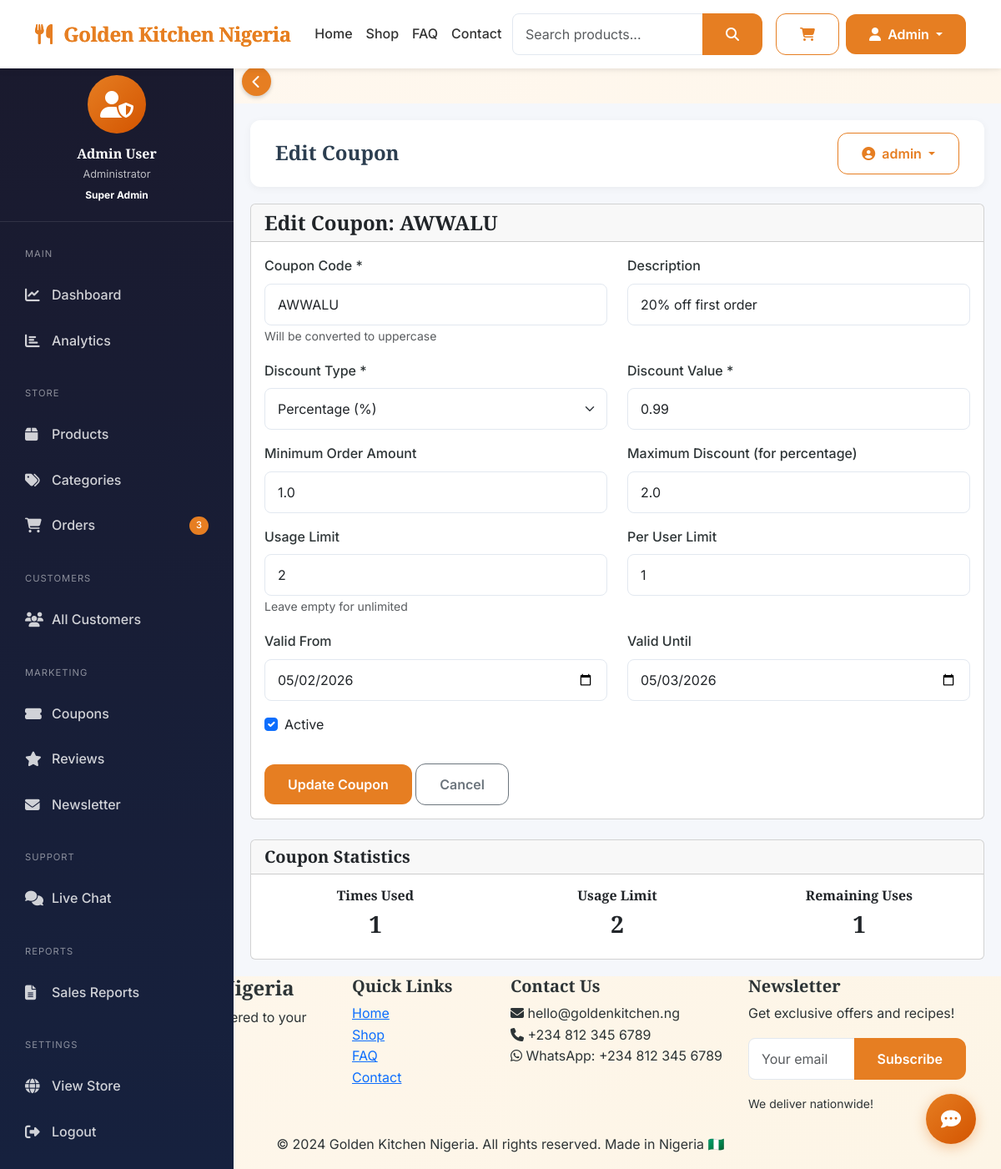
The app's page /admin/coupons/edit/1 (signed in) with its own data.
### app/models.py (models this page shows, shortened)
class User(UserMixin, db.Model):
    __tablename__ = 'users'
    id = db.Column(db.Integer, primary_key=True)
    email = db.Column(db.String(120), unique=True, nullable=False, index=True)
    username = db.Column(db.String(80), unique=True, nullable=False)
    first_name = db.Column(db.String(50))
    last_name = db.Column(db.String(50))
    password_hash = db.Column(db.String(255), nullable=False)
    is_active = db.Column(db.Boolean, default=True)
    is_admin = db.Column(db.Boolean, default=False)
    email_verified = db.Column(db.Boolean, default=True)
    created_at = db.Column(db.DateTime, default=datetime.utcnow)
    last_login = db.Column(db.DateTime)
    phone = db.Column(db.String(20))
    address = db.Column(db.Text)
    city = db.Column(db.String(100))
    state = db.Column(db.String(100))
    postal_code = db.Column(db.String(20))
    country = db.Column(db.String(100), default='USA')
    newsletter_subscribed = db.Column(db.Boolean, default=False)
    total_spent = db.Column(db.Float, default=0.0)
    order_count = db.Column(db.Integer, default=0)
    def get_full_name(self):
        return f"{self.first_name} {self.last_name}" if self.first_name else self.username

class Coupon(db.Model):
    __tablename__ = 'coupons'
    id = db.Column(db.Integer, primary_key=True)
    code = db.Column(db.String(50), unique=True, nullable=False)
    description = db.Column(db.Text)
    discount_type = db.Column(db.String(20), default='percentage')
    discount_value = db.Column(db.Float, nullable=False)
    min_order_amount = db.Column(db.Float, default=0)
    max_discount = db.Column(db.Float)
    usage_limit = db.Column(db.Integer)
    used_count = db.Column(db.Integer, default=0)
    per_user_limit = db.Column(db.Integer, default=1)
    valid_from = db.Column(db.DateTime, default=datetime.utcnow)
    valid_until = db.Column(db.DateTime)
    is_active = db.Column(db.Boolean, default=True)
    created_at = db.Column(db.DateTime, default=datetime.utcnow)

### app/blueprints/admin.py (the view, shortened to what this page needs)
@admin_bp.route('/coupons/edit/<int:coupon_id>', methods=['GET', 'POST'])
@admin_required
def edit_coupon(coupon_id):
    from app.models import Coupon
    coupon = Coupon.query.get_or_404(coupon_id)
    return render_template('admin/edit_coupon.html', coupon=coupon)

### app/templates/admin/edit_coupon.html (shortened to what this page needs)
{% extends "admin/base_admin.html" %}
{% block page_title %}Edit Coupon{% endblock %}
{% block admin_content %}
<div class="card">
    <div class="card-header">
        <h4 class="mb-0">Edit Coupon: {{ coupon.code }}</h4>
    </div>
    <div class="card-body">
        <form method="POST">
            <div class="row">
                <div class="col-md-6 mb-3">
                    <label class="form-label">Coupon Code *</label>
                    <input type="text" name="code" class="form-control" value="{{ coupon.code }}" required>
                    <small class="text-muted">Will be converted to uppercase</small>
                </div>
                <div class="col-md-6 mb-3">
                    <label class="form-label">Description</label>
                    <input type="text" name="description" class="form-control" value="{{ coupon.description or '' }}">
                </div>
                <div class="col-md-6 mb-3">
                    <label class="form-label">Discount Type *</label>
                    <select name="discount_type" class="form-select" required>
                        <option value="percentage" {% if coupon.discount_type == 'percentage' %}selected{% endif %}>Percentage (%)</option>
                    </select>
                </div>
                <div class="col-md-6 mb-3">
                    <label class="form-label">Discount Value *</label>
                    <input type="number" name="discount_value" class="form-control" step="0.01" value="{{ coupon.discount_value }}" required>
                </div>
                <div class="col-md-6 mb-3">
                    <label class="form-label">Minimum Order Amount</label>
                    <input type="number" name="min_order_amount" class="form-control" step="0.01" value="{{ coupon.min_order_amount }}">
                </div>
                <div class="col-md-6 mb-3">
                    <label class="form-label">Maximum Discount (for percentage)</label>
                    <input type="number" name="max_discount" class="form-control" step="0.01" value="{{ coupon.max_discount or '' }}">
                </div>
                <div class="col-md-6 mb-3">
                    <label class="form-label">Usage Limit</label>
                    <input type="number" name="usage_limit" class="form-control" value="{{ coupon.usage_limit or '' }}">
                    <small class="text-muted">Leave empty for unlimited</small>
                </div>
                <div class="col-md-6 mb-3">
                    <label class="form-label">Per User Limit</label>
                    <input type="number" name="per_user_limit" class="form-control" value="{{ coupon.per_user_limit }}">
                </div>
                <div class="col-md-6 mb-3">
                    <label class="form-label">Valid From</label>
                    <input type="date" name="valid_from" class="form-control" value="{{ coupon.valid_from.strftime('%Y-%m-%d') if coupon.valid_from else '' }}">
                </div>
                <div class="col-md-6 mb-3">
                    <label class="form-label">Valid Until</label>
                    <input type="date" name="valid_until" class="form-control" value="{{ coupon.valid_until.strftime('%Y-%m-%d') if coupon.valid_until else '' }}">
                </div>
                <div class="col-md-12 mb-3">
                    <div class="form-check">
                        <input type="checkbox" name="is_active" class="form-check-input" {% if coupon.is_active %}checked{% endif %}>
                        <label class="form-check-label">Active</label>
                    </div>
                </div>
            </div>
            <div class="mt-3">
                <button type="submit" class="btn btn-terracotta">Update Coupon</button>
                <a href="{{ url_for('admin.manage_coupons') }}" class="btn btn-outline-secondary">Cancel</a>
            </div>
        </form>
    </div>
</div>
<div class="card mt-4">
    <div class="card-header">
        <h5 class="mb-0">Coupon Statistics</h5>
    </div>
    <div class="card-body">
        <div class="row">
            <div class="col-md-4">
                <div class="text-center">
                    <h6>Times Used</h6>
                    <h3>{{ coupon.used_count }}</h3>
                </div>
            </div>
            <div class="col-md-4">
                <div class="text-center">
                    <h6>Usage Limit</h6>
                    <h3>{{ coupon.usage_limit or '∞' }}</h3>
                </div>
            </div>
            <div class="col-md-4">
                <div class="text-center">
                    <h6>Remaining Uses</h6>
                    <h3>{{ coupon.usage_limit - coupon.used_count if coupon.usage_limit else '∞' }}</h3>
                </div>
            </div>
        </div>
    </div>
</div>
{% endblock %}

### app/templates/admin/base_admin.html (shortened to what this page needs)
{% extends "base.html" %}
{% block content %}
<div class="admin-wrapper">
    <button class="sidebar-toggle" id="sidebarToggle">
        <i class="fas fa-chevron-left" id="toggleIcon"></i>
    </button>
    <div class="admin-sidebar" id="adminSidebar">
        <div class="sidebar-header">
            <div class="user-avatar">
                <i class="fas fa-user-shield"></i>
            </div>
            <h4>{{ current_user.get_full_name() }}</h4>
            <p>Administrator</p>
            <span class="badge bg-terracotta">Super Admin</span>
        </div>
        <div class="sidebar-nav">
            <div class="nav-section">
                <div class="nav-section-title">MAIN</div>
                <a class="nav-link {% if request.endpoint == 'admin.dashboard' %}active{% endif %}"
                   href="{{ url_for('admin.dashboard') }}">
                    <i class="fas fa-chart-line"></i>
                    <span class="sidebar-text">Dashboard</span>
                </a>
                <a class="nav-link {% if request.endpoint == 'admin.analytics' %}active{% endif %}"
                   href="{{ url_for('admin.analytics') }}">
                    <i class="fas fa-chart-bar"></i>
                    <span class="sidebar-text">Analytics</span>
                </a>
            </div>
            <div class="nav-section">
                <div class="nav-section-title">STORE</div>
                <a class="nav-link {% if 'products' in request.endpoint %}active{% endif %}"
                   href="{{ url_for('admin.manage_products') }}">
                    <i class="fas fa-box"></i>
                    <span class="sidebar-text">Products</span>
                </a>
                <a class="nav-link {% if 'categories' in request.endpoint %}active{% endif %}"
                   href="{{ url_for('admin.manage_categories') }}">
                    <i class="fas fa-tags"></i>
                    <span class="sidebar-text">Categories</span>
                </a>
                <a class="nav-link {% if 'orders' in request.endpoint %}active{% endif %}"
                   href="{{ url_for('admin.manage_orders') }}">
                    <i class="fas fa-shopping-cart"></i>
                    <span class="sidebar-text">Orders</span>
                    <span class="badge-notification" id="pendingOrdersBadge" style="display: none;">0</span>
                </a>
            </div>
            <div class="nav-section">
                <div class="nav-section-title">CUSTOMERS</div>
                <a class="nav-link {% if 'customers' in request.endpoint %}active{% endif %}"
                   href="{{ url_for('admin.manage_customers') }}">
                    <i class="fas fa-users"></i>
                    <span class="sidebar-text">All Customers</span>
                </a>
            </div>
            <div class="nav-section">
                <div class="nav-section-title">MARKETING</div>
                <a class="nav-link {% if 'coupons' in request.endpoint %}active{% endif %}"
                   href="{{ url_for('admin.manage_coupons') }}">
                    <i class="fas fa-ticket-alt"></i>
                    <span class="sidebar-text">Coupons</span>
                </a>
                <a class="nav-link {% if 'reviews' in request.endpoint %}active{% endif %}"
                   href="{{ url_for('admin.manage_reviews') }}">
                    <i class="fas fa-star"></i>
                    <span class="sidebar-text">Reviews</span>
                </a>
                <a class="nav-link {% if 'newsletter' in request.endpoint %}active{% endif %}"
                   href="{{ url_for('admin.manage_newsletter') }}">
                    <i class="fas fa-envelope"></i>
                    <span class="sidebar-text">Newsletter</span>
                </a>
            </div>
            <div class="nav-section">
                <div class="nav-section-title">SUPPORT</div>
                <a class="nav-link {% if 'chat' in request.endpoint %}active{% endif %}"
                   href="{{ url_for('admin.chat_dashboard') }}">
                    <i class="fas fa-comments"></i>
                    <span class="sidebar-text">Live Chat</span>
                </a>
            </div>
            <div class="nav-section">
                <div class="nav-section-title">REPORTS</div>
                <a class="nav-link {% if 'reports' in request.endpoint %}active{% endif %}"
                   href="{{ url_for('admin.reports') }}">
                    <i class="fas fa-file-alt"></i>
                    <span class="sidebar-text">Sales Reports</span>
                </a>
            </div>
            <div class="nav-section">
                <div class="nav-section-title">SETTINGS</div>
                <a class="nav-link" href="{{ url_for('main.index') }}">
                    <i class="fas fa-globe"></i>
                    <span class="sidebar-text">View Store</span>
                </a>
                <a class="nav-link" href="{{ url_for('auth.logout') }}">
                    <i class="fas fa-sign-out-alt"></i>
                    <span class="sidebar-text">Logout</span>
                </a>
            </div>
        </div>
    </div>
    <div class="admin-content">
        <div class="admin-topbar">
            <h2 class="page-title">
                {% block page_title %}Dashboard{% endblock %}
            </h2>
            <div class="topbar-actions">
                <div class="dropdown">
                    <button class="btn btn-outline-terracotta dropdown-toggle" data-bs-toggle="dropdown">
                        <i class="fas fa-user-circle me-1"></i>
                        {{ current_user.username }}
                    </button>
                </div>
            </div>
        </div>
        {% block admin_content %}{% endblock %}
    </div>
</div>
{% endblock %}

### app/templates/components/navbar.html (shortened to what this page needs)
<nav class="navbar navbar-expand-lg">
    <div class="container">
        <a class="navbar-brand" href="{{ url_for('main.index') }}">
            <i class="fas fa-utensils me-2"></i>
            Golden Kitchen Nigeria
        </a>
        <div class="collapse navbar-collapse" id="navbarNav">
            <ul class="navbar-nav mx-auto">
                <li class="nav-item"><a class="nav-link" href="{{ url_for('main.index') }}">Home</a></li>
                <li class="nav-item"><a class="nav-link" href="{{ url_for('main.products') }}">Shop</a></li>
                <li class="nav-item"><a class="nav-link" href="{{ url_for('main.faq') }}">FAQ</a></li>
                <li class="nav-item"><a class="nav-link" href="{{ url_for('main.contact') }}">Contact</a></li>
            </ul>
            <div class="search-container me-3">
                <form class="search-form" action="{{ url_for('main.search') }}" method="GET" autocomplete="off">
                    <div class="input-group">
                        <input type="text"
                               name="q"
                               id="searchInput"
                               class="form-control"
                               placeholder="Search products..."
                               aria-label="Search"
                               autocomplete="off">
                        <button class="btn btn-terracotta" type="submit">
                            <i class="fas fa-search"></i>
                        </button>
                    </div>
                </form>
            </div>
            <a href="{{ url_for('cart.view_cart') }}" class="btn btn-outline-terracotta position-relative me-2">
                <i class="fas fa-shopping-cart"></i>
            </a>
            {% if current_user.is_authenticated %}
            <div class="dropdown">
                <button class="btn btn-terracotta dropdown-toggle" data-bs-toggle="dropdown">
                    <i class="fas fa-user me-1"></i>
                    {{ current_user.first_name or current_user.username }}
                </button>
            </div>
            {% endif %}
        </div>
    </div>
</nav>

### records on screen
User: first_name "Admin", get_full_name "Admin User", username "admin"
Coupon: code "AWWALU", description "20% off first order", discount_type "Percentage (%)", discount_value "0.99", min_order_amount "1.0", max_discount "2.0", usage_limit "2", per_user_limit "1", valid_from "05/02/2026", valid_until "05/03/2026", is_active "☑", used_count "1", usage_limit+used_count "1"
